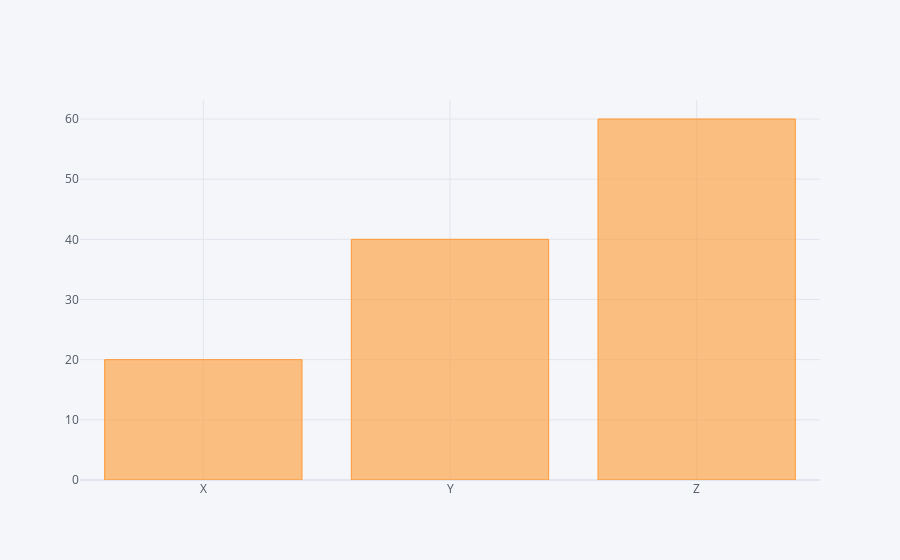

Write notebook code for a chart like this one.
### Code cell
df2.iplot(kind='bar',x='Division',y='Numbers')      # plotting a bar plot between two given axes as x and y.

### Figure 1 — Plotly figure (JSON) as saved in the notebook; plotly's stock layout.template omitted (floating-point values rounded to 4 significant figures)
{"data": [{"marker": {"color": "rgba(255, 153, 51, 0.6)", "line": {"color": "rgba(255, 153, 51, 1.0)", "width": 1}}, "name": "Numbers", "orientation": "v", "text": "", "type": "bar", "x": ["X", "Y", "Z"], "y": [20, 40, 60]}], "layout": {"legend": {"bgcolor": "#F5F6F9", "font": {"color": "#4D5663"}}, "paper_bgcolor": "#F5F6F9", "plot_bgcolor": "#F5F6F9", "title": {"font": {"color": "#4D5663"}}, "xaxis": {"gridcolor": "#E1E5ED", "showgrid": true, "tickfont": {"color": "#4D5663"}, "title": {"font": {"color": "#4D5663"}, "text": ""}, "zerolinecolor": "#E1E5ED"}, "yaxis": {"gridcolor": "#E1E5ED", "showgrid": true, "tickfont": {"color": "#4D5663"}, "title": {"font": {"color": "#4D5663"}, "text": ""}, "zerolinecolor": "#E1E5ED"}}}
